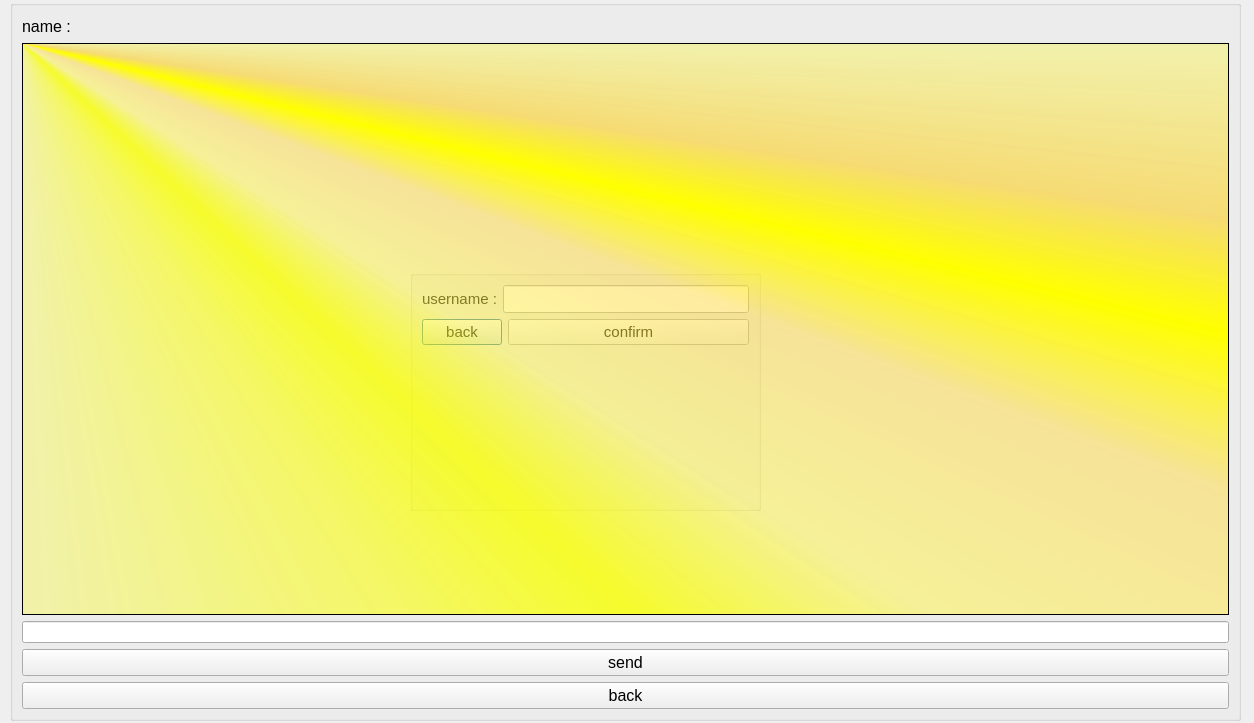
<?xml version="1.0" encoding="UTF-8"?>
<ui version="4.0">
 <class>sendmessageuser_Dialog</class>
 <widget class="QDialog" name="sendmessageuser_Dialog">
  <property name="geometry">
   <rect>
    <x>0</x>
    <y>0</y>
    <width>1254</width>
    <height>723</height>
   </rect>
  </property>
  <property name="font">
   <font>
    <pointsize>12</pointsize>
   </font>
  </property>
  <property name="windowTitle">
   <string>Dialog</string>
  </property>
  <property name="styleSheet">
   <string notr="true">background-color: qlineargradient(spread:pad, x1:0.019, y1:0.017, x2:1, y2:1, stop:0 rgba(85, 65, 4, 255), stop:0.16 rgba(119, 93, 19, 255), stop:0.225 rgba(148, 125, 37, 255), stop:0.285 rgba(180, 160, 65, 255), stop:0.342723 rgba(195, 183, 96, 255), stop:0.408028 rgba(218, 212, 118, 255), stop:0.52 rgba(224, 205, 93, 255), stop:0.57 rgba(199, 164, 46, 255), stop:0.635 rgba(168, 142, 42, 255), stop:0.695 rgba(180, 155, 61, 255), stop:0.75 rgba(207, 191, 82, 255), stop:0.815 rgba(208, 187, 73, 255), stop:0.88 rgba(187, 156, 51, 255), stop:0.935 rgba(76, 60, 14, 255), stop:1 rgba(35, 40, 3, 255));
color: rgb(0, 0, 0);</string>
  </property>
  <widget class="QGroupBox" name="username_groupBox">
   <property name="geometry">
    <rect>
     <x>410</x>
     <y>270</y>
     <width>351</width>
     <height>241</height>
    </rect>
   </property>
   <property name="styleSheet">
    <string notr="true"/>
   </property>
   <property name="title">
    <string/>
   </property>
   <layout class="QFormLayout" name="formLayout">
    <item row="0" column="0" colspan="2">
     <layout class="QHBoxLayout" name="horizontalLayout">
      <item>
       <widget class="QLabel" name="label">
        <property name="font">
         <font>
          <pointsize>11</pointsize>
         </font>
        </property>
        <property name="text">
         <string>username :</string>
        </property>
       </widget>
      </item>
      <item>
       <widget class="QLineEdit" name="username_lineEdit">
        <property name="font">
         <font>
          <pointsize>13</pointsize>
         </font>
        </property>
        <property name="styleSheet">
         <string notr="true"/>
        </property>
        <property name="text">
         <string/>
        </property>
        <property name="placeholderText">
         <string/>
        </property>
       </widget>
      </item>
     </layout>
    </item>
    <item row="1" column="0">
     <widget class="QPushButton" name="back_pushButton">
      <property name="font">
       <font>
        <pointsize>11</pointsize>
       </font>
      </property>
      <property name="text">
       <string>back</string>
      </property>
     </widget>
    </item>
    <item row="1" column="1">
     <widget class="QPushButton" name="confirm_pushButton">
      <property name="font">
       <font>
        <pointsize>11</pointsize>
       </font>
      </property>
      <property name="text">
       <string>confirm</string>
      </property>
     </widget>
    </item>
   </layout>
  </widget>
  <widget class="QGroupBox" name="chat_groupBox">
   <property name="geometry">
    <rect>
     <x>10</x>
     <y>0</y>
     <width>1231</width>
     <height>721</height>
    </rect>
   </property>
   <property name="font">
    <font>
     <pointsize>7</pointsize>
    </font>
   </property>
   <property name="styleSheet">
    <string notr="true"/>
   </property>
   <property name="title">
    <string/>
   </property>
   <layout class="QGridLayout" name="gridLayout">
    <item row="0" column="0">
     <layout class="QHBoxLayout" name="horizontalLayout_2">
      <item>
       <widget class="QLabel" name="label_2">
        <property name="font">
         <font>
          <pointsize>12</pointsize>
         </font>
        </property>
        <property name="text">
         <string>name :</string>
        </property>
       </widget>
      </item>
      <item>
       <widget class="QLabel" name="name_label">
        <property name="font">
         <font>
          <pointsize>14</pointsize>
         </font>
        </property>
        <property name="text">
         <string/>
        </property>
       </widget>
      </item>
     </layout>
    </item>
    <item row="1" column="0">
     <widget class="QTextEdit" name="message_textEdit">
      <property name="styleSheet">
       <string notr="true">background-color: qconicalgradient(cx:0, cy:0, angle:135, stop:0 rgba(255, 255, 0, 69), stop:0.375 rgba(255, 255, 0, 69), stop:0.423533 rgba(251, 255, 0, 145), stop:0.45 rgba(247, 255, 0, 208), stop:0.477581 rgba(255, 244, 71, 130), stop:0.518717 rgba(255, 218, 71, 130), stop:0.55 rgba(255, 255, 0, 255), stop:0.57754 rgba(255, 203, 0, 130), stop:0.625 rgba(255, 255, 0, 69), stop:1 rgba(255, 255, 0, 69));
font: 11pt &quot;Segoe UI&quot;;
color: rgb(97, 49, 0);</string>
      </property>
     </widget>
    </item>
    <item row="2" column="0">
     <widget class="QLineEdit" name="send_lineEdit">
      <property name="text">
       <string/>
      </property>
     </widget>
    </item>
    <item row="3" column="0">
     <widget class="QPushButton" name="send_pushButton">
      <property name="font">
       <font>
        <pointsize>12</pointsize>
       </font>
      </property>
      <property name="text">
       <string>send</string>
      </property>
     </widget>
    </item>
    <item row="4" column="0">
     <widget class="QPushButton" name="back_chat_pushButton">
      <property name="font">
       <font>
        <pointsize>12</pointsize>
       </font>
      </property>
      <property name="text">
       <string>back</string>
      </property>
     </widget>
    </item>
   </layout>
  </widget>
 </widget>
 <resources/>
 <connections/>
</ui>
